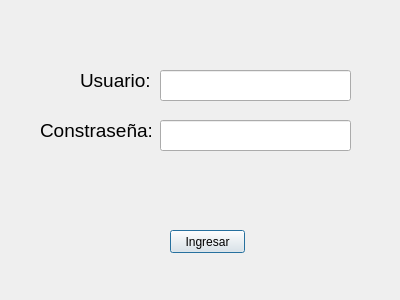
<?xml version="1.0" encoding="UTF-8"?>
<ui version="4.0">
 <class>Dialog</class>
 <widget class="QDialog" name="Dialog">
  <property name="geometry">
   <rect>
    <x>0</x>
    <y>0</y>
    <width>400</width>
    <height>300</height>
   </rect>
  </property>
  <property name="windowTitle">
   <string>Dialog</string>
  </property>
  <widget class="QLineEdit" name="usuario">
   <property name="geometry">
    <rect>
     <x>160</x>
     <y>70</y>
     <width>191</width>
     <height>31</height>
    </rect>
   </property>
  </widget>
  <widget class="QLineEdit" name="clave">
   <property name="geometry">
    <rect>
     <x>160</x>
     <y>120</y>
     <width>191</width>
     <height>31</height>
    </rect>
   </property>
  </widget>
  <widget class="QLabel" name="label">
   <property name="geometry">
    <rect>
     <x>80</x>
     <y>70</y>
     <width>71</width>
     <height>21</height>
    </rect>
   </property>
   <property name="font">
    <font>
     <pointsize>14</pointsize>
    </font>
   </property>
   <property name="text">
    <string>Usuario:</string>
   </property>
  </widget>
  <widget class="QLabel" name="label_2">
   <property name="geometry">
    <rect>
     <x>40</x>
     <y>120</y>
     <width>111</width>
     <height>21</height>
    </rect>
   </property>
   <property name="font">
    <font>
     <pointsize>14</pointsize>
    </font>
   </property>
   <property name="text">
    <string>Constraseña:</string>
   </property>
  </widget>
  <widget class="QPushButton" name="pushButton">
   <property name="geometry">
    <rect>
     <x>170</x>
     <y>230</y>
     <width>75</width>
     <height>23</height>
    </rect>
   </property>
   <property name="text">
    <string>Ingresar</string>
   </property>
  </widget>
  <widget class="QLabel" name="label_3">
   <property name="geometry">
    <rect>
     <x>120</x>
     <y>180</y>
     <width>181</width>
     <height>31</height>
    </rect>
   </property>
   <property name="text">
    <string/>
   </property>
  </widget>
 </widget>
 <resources/>
 <connections/>
</ui>
